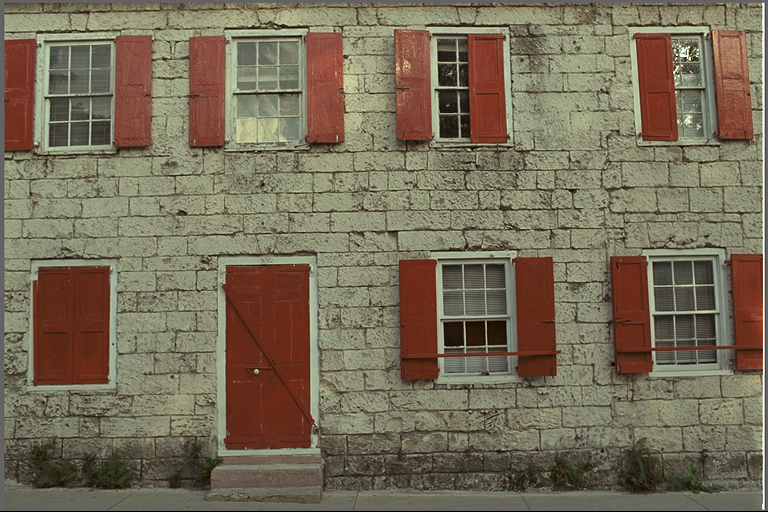
#> input picture results/stego_chaotic/img1.png, 768 x 512 px; its folder holds only this picture in this run
$ python step7_chaotic_dataset_extract.py
#> lines starting #> are read from the running program, lines starting #| are printed output that depends on the picture
import cv2
import numpy as np
import os
import hashlib

STEGO_PATH="results/stego_chaotic"
DATASET_PATH="dataset"

dna_rules={
    1:{"00":"A","01":"C","10":"G","11":"T"},
    2:{"00":"A","01":"G","10":"C","11":"T"},
    3:{"00":"C","01":"A","10":"T","11":"G"},
    4:{"00":"C","01":"T","10":"A","11":"G"},
    5:{"00":"G","01":"A","10":"T","11":"C"},
    6:{"00":"G","01":"T","10":"A","11":"C"},
    7:{"00":"T","01":"C","10":"G","11":"A"},
    8:{"00":"T","01":"G","10":"C","11":"A"}
}

def get_sha256_seed(image):
    h=hashlib.sha256(image.tobytes()).hexdigest()
    seed=int(h[:8],16)/(2**32)
    return seed if seed !=0 else 0.123456

def logistic_map(x0,r,n):
    x=x0
    seq=[]
    for _ in range(n):
        x=r*x*(1-x)
        seq.append(x)
    return seq

msg_len=int(input("Enter secret message length: "))
#> the answer given: 3
total_bits=msg_len*8

for img_name in sorted(os.listdir(STEGO_PATH)):

    stego=cv2.imread(os.path.join(STEGO_PATH,img_name))
#> stego is the input picture: shape (512, 768, 3); mean B, G, R 88.4, 108.7, 119.8
    cover=cv2.imread(os.path.join(DATASET_PATH,img_name))

    if stego is None or cover is None:
        continue

    stego=cv2.cvtColor(stego,cv2.COLOR_BGR2RGB)
    cover=cv2.cvtColor(cover,cv2.COLOR_BGR2RGB)

    R,_,_=cv2.split(stego)
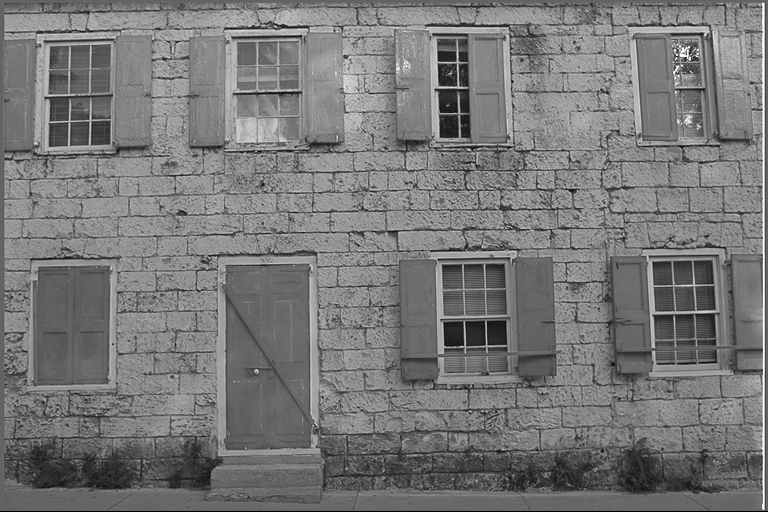
#> R: shape (512, 768); min 0, max 255, mean 119.8

    x0=get_sha256_seed(cover)
#> in get_sha256_seed, `seed=int(h[:8],16)/(2**32)`: seed = 0.0638
#> x0 = 0.0638
    chaos=logistic_map(x0,3.99,total_bits//2)
#> the loop in logistic_map, `for _ in range(n):` made 12 passes
#> x on passes 1 to 12: 0.238, 0.724, 0.797, 0.646, 0.912, 0.319, 0.867, 0.46, 0.991, 0.0352, 0.135, 0.467
#> after the loop in logistic_map, `for _ in range(n):`: seq = [0.238, 0.724, 0.797, 0.646, 0.912, 0.319, 0.867, 0.46, 0.991, 0.0352, 0.135, 0.467]; x = 0.467
#> chaos has the same summary as seq in logistic_map

    binary=""
    bit_idx=0
    chaos_idx=0

    for i in range(R.shape[0]):
        for j in range(0,R.shape[1]-1,2):

            if bit_idx >= total_bits:
                break

            rule=int(chaos[chaos_idx]*8)%8 + 1
            table=dna_rules[rule]
            rev={v:k for k,v in table.items()}

            bits=str(R[i,j]&1)+str(R[i,j+1]&1)
            dna=table[bits]
            binary+=rev[dna]

            bit_idx+=2
            chaos_idx+=1

        if bit_idx >= total_bits:
            break
#> after the loop, binary = '011010000110010101101100'; bit_idx = 24; chaos_idx = 12

    message=""
    for i in range(0,total_bits,8):
        message+=chr(int(binary[i:i+8],2))
#> this loop made 3 passes
#> message on passes 1 to 3: 'h', 'he', 'hel'

    print(f"Extracted from {img_name}: {message}")
#| Extracted from img1.png: hel

print("Chaotic extraction completed")

$ run again, on results/stego_chaotic/img13.png
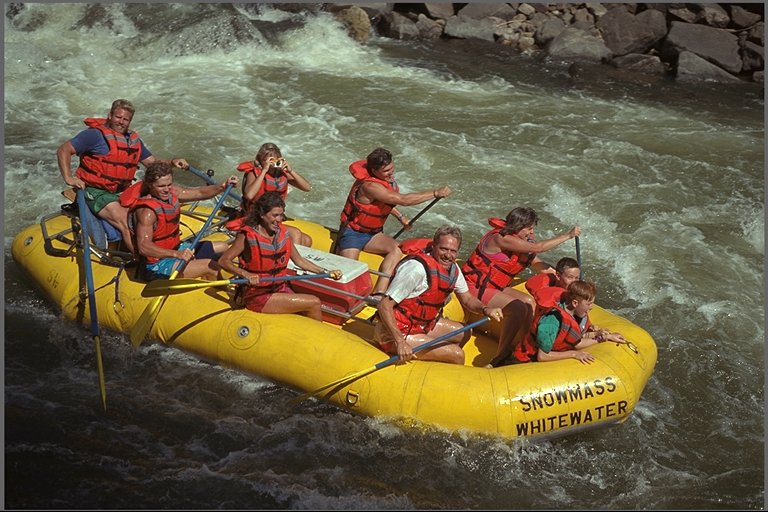
#> input picture results/stego_chaotic/img13.png, 768 x 512 px
#> stego is the input picture: shape (512, 768, 3); mean B, G, R 68.6, 94.3, 105.8
#> `R,_,_=cv2.split(stego)`:
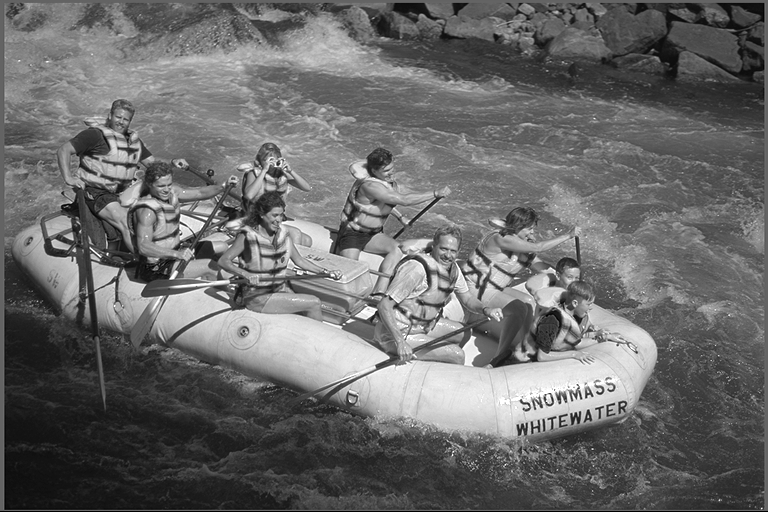
#> R: shape (512, 768); min 0, max 255, mean 105.8
#> seed = 0.589
#> the loop in logistic_map, `for _ in range(n):` made 12 passes
#> x on passes 1 to 8: 0.966, 0.132, 0.457, 0.99, 0.0386, 0.148, 0.504, 0.997
#> after the loop in logistic_map, `for _ in range(n):`: seq = [0.966, 0.132, 0.457, 0.99, 0.0386, 0.148, 0.504, 0.997, 0.0102, 0.0402, 0.154, 0.519]; x = 0.519
#> chaos has the same summary as seq in logistic_map
#> after the loop `for i in range(R.shape[0]):`: binary = '011010000110010101101100'; bit_idx = 24; chaos_idx = 12
#> the loop `for i in range(0,total_bits,8):` made 3 passes
#> message on passes 1 to 3: 'h', 'he', 'hel'
#| Extracted from img13.png: hel

$ run again, on results/stego_chaotic/img14.png
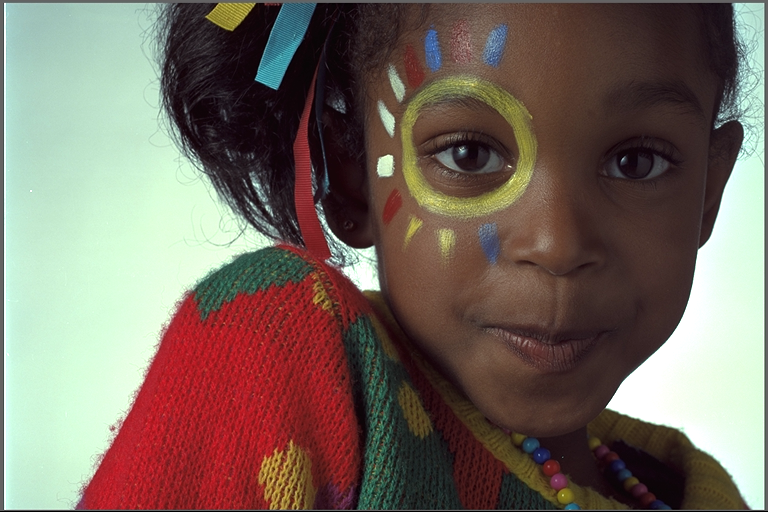
#> input picture results/stego_chaotic/img14.png, 768 x 512 px
#> stego is the input picture: shape (512, 768, 3); mean B, G, R 95.9, 105.8, 119.3
#> `R,_,_=cv2.split(stego)`:
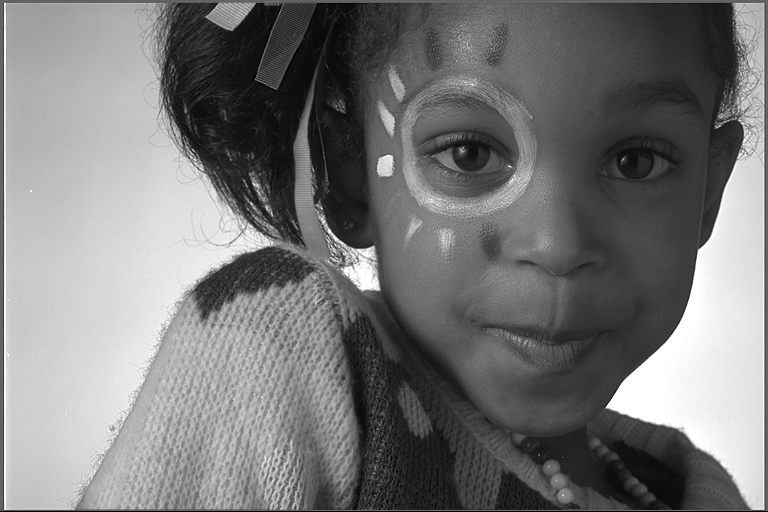
#> R: shape (512, 768); min 0, max 255, mean 119.3
#> seed = 0.233
#> the loop in logistic_map, `for _ in range(n):` made 12 passes
#> x on passes 1 to 8: 0.713, 0.816, 0.599, 0.958, 0.16, 0.536, 0.992, 0.0305
#> after the loop in logistic_map, `for _ in range(n):`: seq = [0.713, 0.816, 0.599, 0.958, 0.16, 0.536, 0.992, 0.0305, 0.118, 0.415, 0.969, 0.12]; x = 0.12
#> chaos has the same summary as seq in logistic_map
#> after the loop `for i in range(R.shape[0]):`: binary = '011010000110010101101100'; bit_idx = 24; chaos_idx = 12
#> the loop `for i in range(0,total_bits,8):` made 3 passes
#> message on passes 1 to 3: 'h', 'he', 'hel'
#| Extracted from img14.png: hel

$ run again, on results/stego_chaotic/img15.png
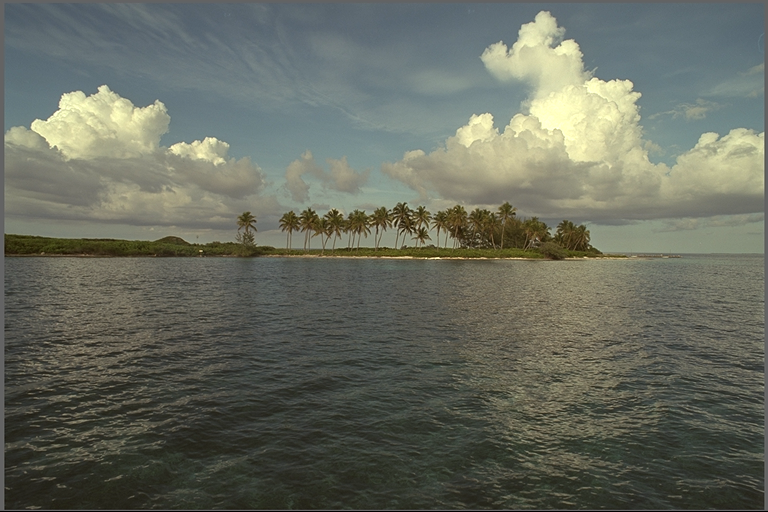
#> input picture results/stego_chaotic/img15.png, 768 x 512 px
#> stego is the input picture: shape (512, 768, 3); mean B, G, R 95.2, 106.7, 102.8
#> `R,_,_=cv2.split(stego)`:
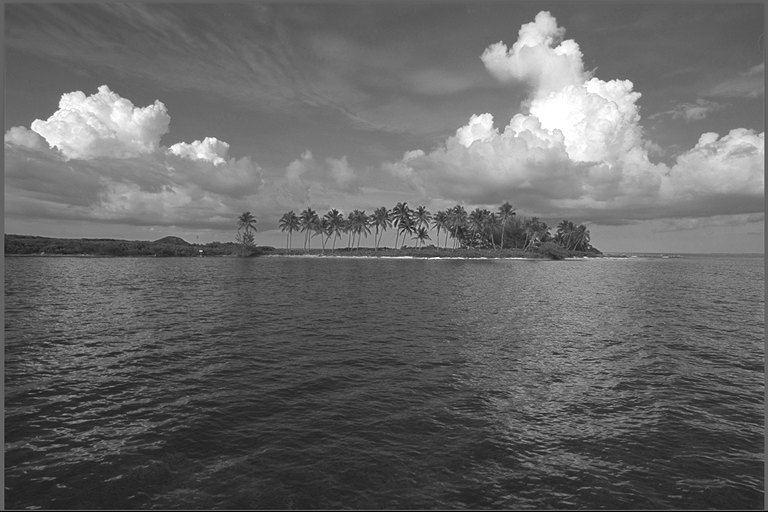
#> R: shape (512, 768); min 0, max 255, mean 102.8
#> seed = 0.135
#> the loop in logistic_map, `for _ in range(n):` made 12 passes
#> x on passes 1 to 8: 0.466, 0.993, 0.0279, 0.108, 0.385, 0.945, 0.208, 0.658
#> after the loop in logistic_map, `for _ in range(n):`: seq = [0.466, 0.993, 0.0279, 0.108, 0.385, 0.945, 0.208, 0.658, 0.898, 0.366, 0.926, 0.275]; x = 0.275
#> chaos has the same summary as seq in logistic_map
#> after the loop `for i in range(R.shape[0]):`: binary = '011010000110010101101100'; bit_idx = 24; chaos_idx = 12
#> the loop `for i in range(0,total_bits,8):` made 3 passes
#> message on passes 1 to 3: 'h', 'he', 'hel'
#| Extracted from img15.png: hel

$ run again, on results/stego_chaotic/img10.png
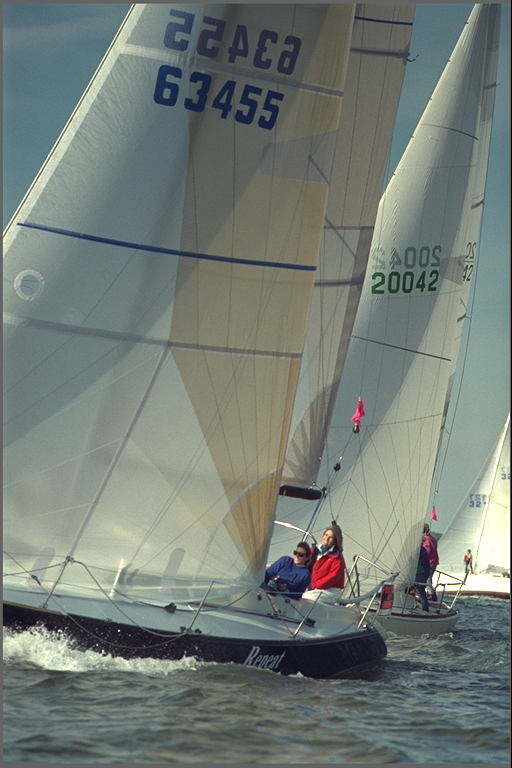
#> input picture results/stego_chaotic/img10.png, 512 x 768 px
#> stego is the input picture: shape (768, 512, 3); mean B, G, R 118.3, 124.8, 115.6
#> `R,_,_=cv2.split(stego)`:
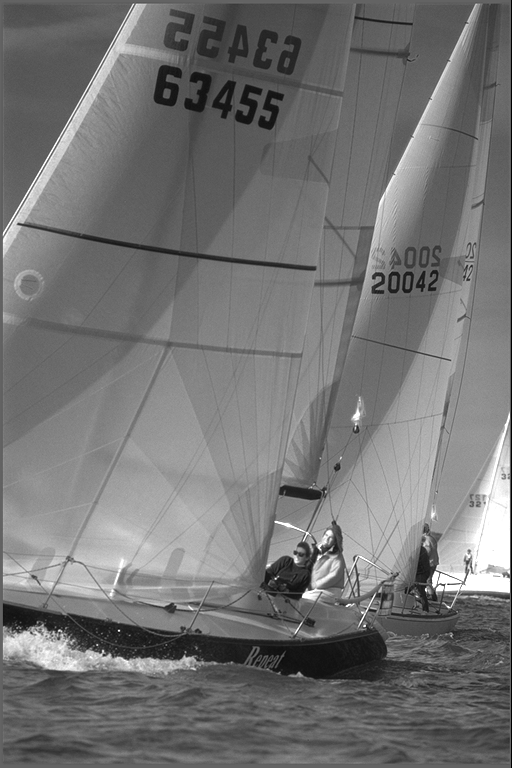
#> R: shape (768, 512); min 0, max 255, mean 115.6
#> seed = 0.602
#> the loop in logistic_map, `for _ in range(n):` made 12 passes
#> x on passes 1 to 8: 0.956, 0.169, 0.559, 0.984, 0.0645, 0.241, 0.729, 0.788
#> after the loop in logistic_map, `for _ in range(n):`: seq = [0.956, 0.169, 0.559, 0.984, 0.0645, 0.241, 0.729, 0.788, 0.666, 0.887, 0.4, 0.958]; x = 0.958
#> chaos has the same summary as seq in logistic_map
#> after the loop `for i in range(R.shape[0]):`: binary = '011010000110010101101100'; bit_idx = 24; chaos_idx = 12
#> the loop `for i in range(0,total_bits,8):` made 3 passes
#> message on passes 1 to 3: 'h', 'he', 'hel'
#| Extracted from img10.png: hel
